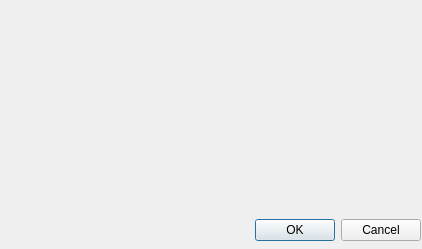
<?xml version="1.0" encoding="UTF-8"?>
<ui version="4.0">
 <class>Dialog</class>
 <widget class="QDialog" name="Dialog">
  <property name="geometry">
   <rect>
    <x>0</x>
    <y>0</y>
    <width>422</width>
    <height>249</height>
   </rect>
  </property>
  <property name="windowTitle">
   <string>Dialog</string>
  </property>
  <widget class="QWidget" name="horizontalLayoutWidget">
   <property name="geometry">
    <rect>
     <x>10</x>
     <y>10</y>
     <width>411</width>
     <height>231</height>
    </rect>
   </property>
   <layout class="QHBoxLayout" name="horizontalLayout">
    <item>
     <layout class="QVBoxLayout" name="verticalLayout">
      <item>
       <spacer name="verticalSpacer">
        <property name="orientation">
         <enum>Qt::Vertical</enum>
        </property>
        <property name="sizeHint" stdset="0">
         <size>
          <width>20</width>
          <height>40</height>
         </size>
        </property>
       </spacer>
      </item>
      <item>
       <spacer name="horizontalSpacer">
        <property name="orientation">
         <enum>Qt::Horizontal</enum>
        </property>
        <property name="sizeHint" stdset="0">
         <size>
          <width>40</width>
          <height>20</height>
         </size>
        </property>
       </spacer>
      </item>
      <item>
       <widget class="QDialogButtonBox" name="buttonBox">
        <property name="orientation">
         <enum>Qt::Horizontal</enum>
        </property>
        <property name="standardButtons">
         <set>QDialogButtonBox::Cancel|QDialogButtonBox::Ok</set>
        </property>
       </widget>
      </item>
     </layout>
    </item>
   </layout>
  </widget>
 </widget>
 <resources/>
 <connections>
  <connection>
   <sender>buttonBox</sender>
   <signal>accepted()</signal>
   <receiver>Dialog</receiver>
   <slot>accept()</slot>
   <hints>
    <hint type="sourcelabel">
     <x>248</x>
     <y>254</y>
    </hint>
    <hint type="destinationlabel">
     <x>157</x>
     <y>274</y>
    </hint>
   </hints>
  </connection>
  <connection>
   <sender>buttonBox</sender>
   <signal>rejected()</signal>
   <receiver>Dialog</receiver>
   <slot>reject()</slot>
   <hints>
    <hint type="sourcelabel">
     <x>316</x>
     <y>260</y>
    </hint>
    <hint type="destinationlabel">
     <x>286</x>
     <y>274</y>
    </hint>
   </hints>
  </connection>
 </connections>
</ui>
